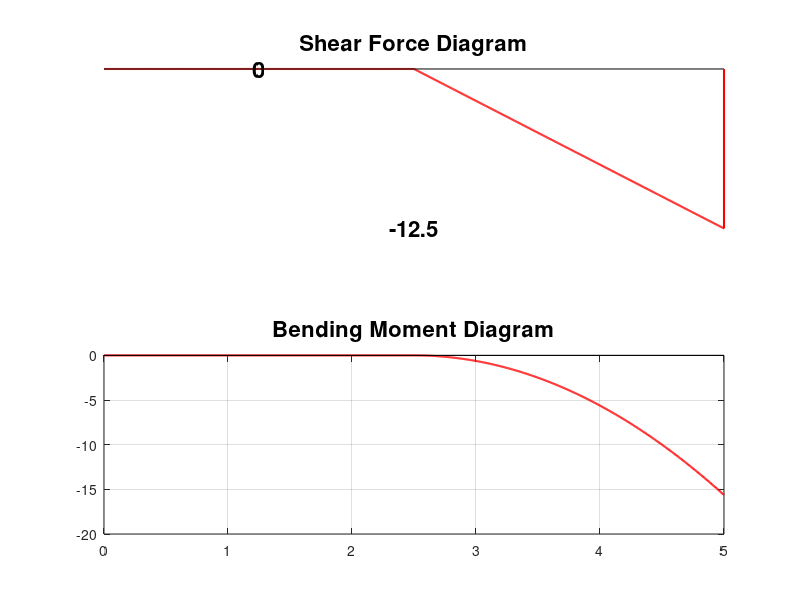

Write MATLAB code to recreate this figure. (Note: this script raises an error after producing the figure.)
% (C) itsN1X@14BME0133.github.io 8045#Q
% This Matlab code can be used for simply supported beam with single point
% load or uniformly distributed to find the
% * Support reaction
% * Maximum Bending Moment
% * Shear force diagram
% * Bending Moment daigram
clc; clear; close all
disp('Simply Supported Beam');
% Data input section
disp(' ');
L = input('Length of beam in meter = ');
disp(' ');disp('Type 1 for point load, Type 2 for udl')
Type = input('Load case = ');
if Type == 1
disp(' ');
W = input('Load applied in kN = ');
disp(' ');
a = input('Location of Load from left end of the beam in meter = ');
c = L-a;
R1 = W*(L-a)/L; % Left Support Reaction.
R2 = W*a/L; % Right Support Reaction.
else
disp(' ');
W = input('Uniformly distributed load in kN/m = ');
disp(' ');
b = input('Length of udl in meter = ');
disp(' ');
cg = input('C.G of udl from left end of the beam in meter = ');
a = (cg-b/2);
c = L-a-b;
R1 = W*b*(b+2*c)/(2*L); % Left Support Reaction.
R2 = W*b*(b+2*a)/(2*L); % Right Support Reaction.
end
% Discretization of x axis.
n = 1000; % Number of discretization of x axis.
delta_x = L/n; % Increment for discretization of x axis.
x = (0:delta_x:L)'; % Generate column array for x-axis.
V = zeros(size(x, 1), 1); % Shear force function of x.
M = zeros(size(x, 1), 1); % Bending moment function of x.
% Data processing section
if Type == 1
for ii = 1:n+1
% First portion of the beam, 0 < x < b
V(ii) = R1;
M(ii) = R1*x(ii);
% Second portion of the beam, b < x < L
if x(ii) >= a
V(ii) = R1-W;
M(ii) = R1*x(ii)-W*(x(ii)-a);
end
end
x1 = a;
Mmax = W*a*(L-a)/L;
else
for ii = 1:n+1
% First portion of the beam, 0 < x < a
if x(ii) < a
V(ii) = R1;
M(ii) = R1*x(ii);
elseif a <= x(ii) && x(ii)< a+b
% Second portion of the beam, a < x < a+b
V(ii) = R1-W*(x(ii)-a);
M(ii) = R1*x(ii)-W*((x(ii)-a)^2)/2;
elseif x(ii) >= (a+b)
% Second portion of the beam, a+b < x < L
V(ii) = -R2;
M(ii) = R2*(L-x(ii));
end
end
x1 = a+b*(b+2*c)/(2*L);
Mmax = W*b*(b+2*c)*(4*a*L+2*b*c+b^2)/(8*L^2);
end
disp(' ');disp (['Left support Reaction' ' = ' num2str(R1) ' ' 'kN'])
disp(' ');disp (['Left support Reaction' ' = ' num2str(R2) ' ' 'kN'])
disp(' ');disp (['Maximum bending moment' ' = ' num2str(Mmax) ' ' 'kNm'])
figure
subplot(2,1,1);
plot(x, V, 'r','linewidth',1.5); % Grafica de las fuerzas cortantes.
grid
line([x(1) x(end)],[0 0],'Color','k');
line([0 0],[0 V(1)],'Color','r','linewidth',1.5);
line([x(end) x(end)],[0 V(end)],'Color','r','linewidth',1.5);
title('Shear Force Diagram','fontsize',16)
text(a/2,V(1),num2str(V(1)),'HorizontalAlignment','center','FontWeight','bold','fontsize',16)
text((L/2),V(end),num2str(V(end)),'HorizontalAlignment','center','FontWeight','bold','fontsize',16)
axis off
subplot(2,1,2);
plot(x, M, 'r','linewidth',1.5); % Grafica de momentos flectores;
grid
line([x(1) x(end)],[0 0],'Color','k');
line([x1 x1],[0 Mmax],'LineStyle','--','Color','b');
title('Bending Moment Diagram','fontsize',16)
text(x1+1/L,Mmax/2,num2str(roundn(Mmax,-2)),'HorizontalAlignment','center','FontWeight','bold','fontsize',16)
text(x1,0,[num2str(roundn(x1,-2)) 'm'],'HorizontalAlignment','center','FontWeight','bold','fontsize',16)
axis off